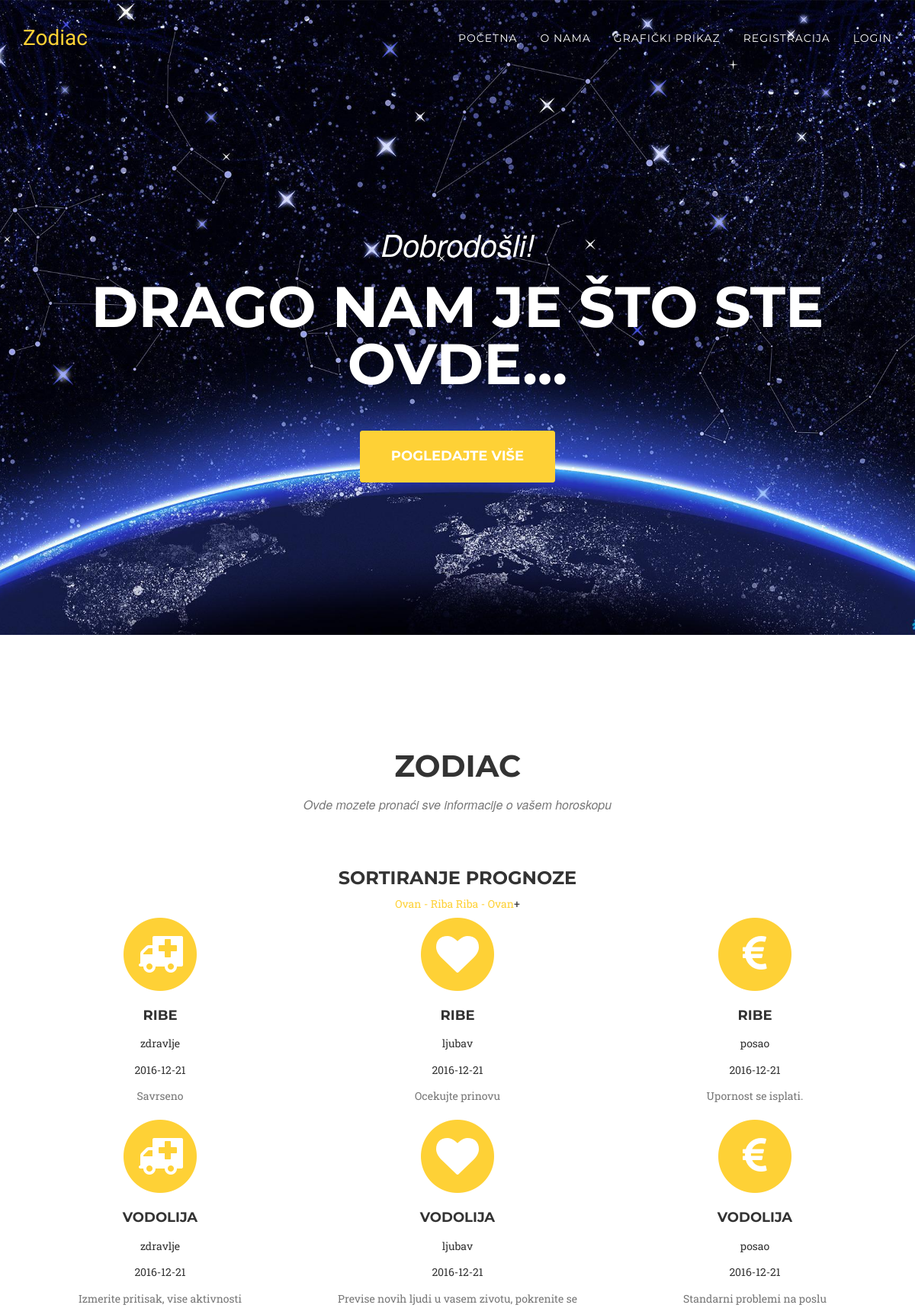
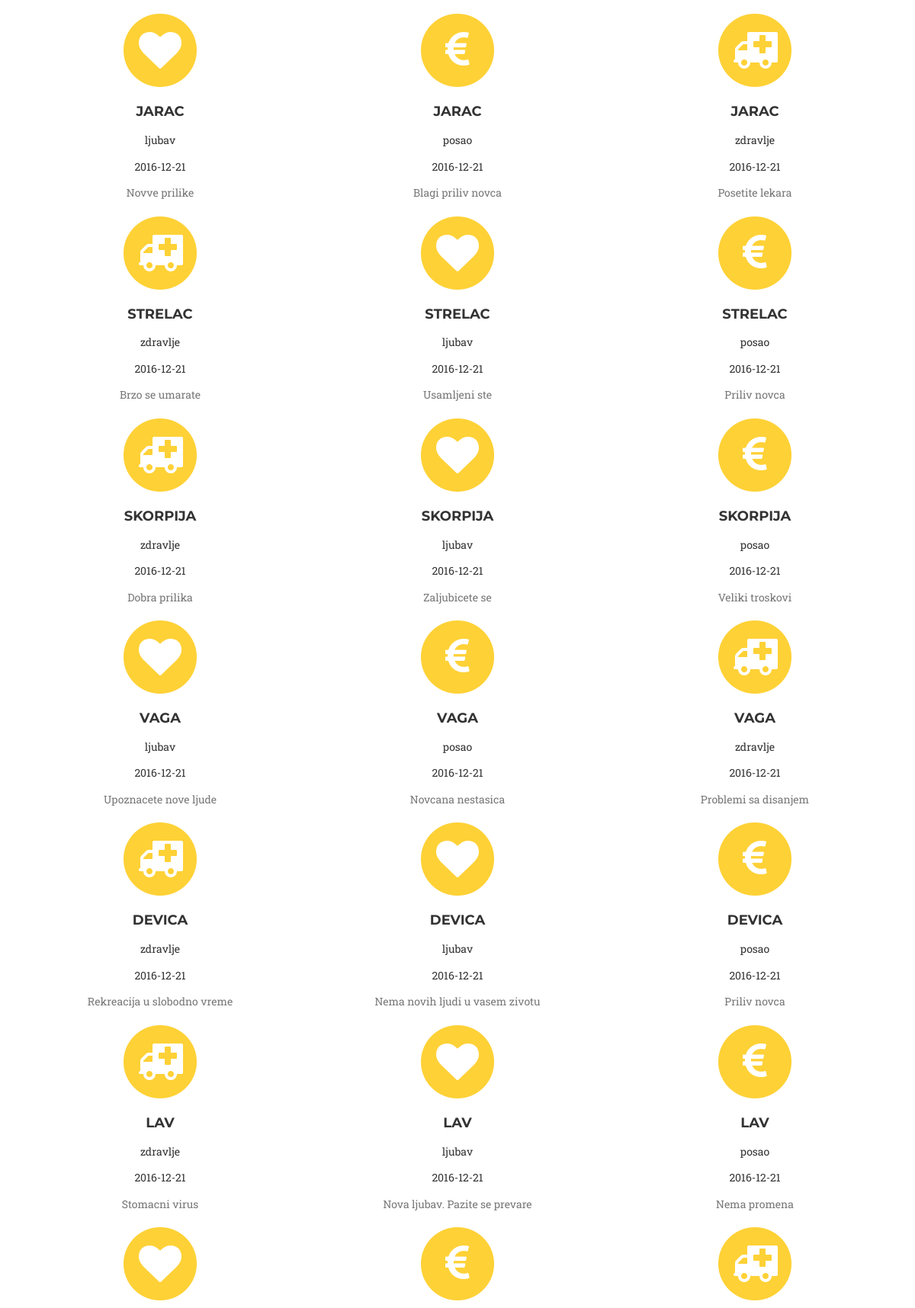
The app's page /index.php?sort=opadajuce (upper part) with its own data (2 pictures, top to bottom).
### tables this page shows
CREATE TABLE IF NOT EXISTS `prognoza` (
  `prognozaID` int(11) NOT NULL AUTO_INCREMENT,
  `tipID` int(11) NOT NULL,
  `znakID` int(11) NOT NULL,
  `opis` varchar(255) NOT NULL,
  `datum` date NOT NULL,
  PRIMARY KEY (`prognozaID`),
  KEY `tipID` (`tipID`),
  KEY `znakID` (`znakID`)
);

CREATE TABLE IF NOT EXISTS `tip` (
  `tipID` int(11) NOT NULL AUTO_INCREMENT,
  `nazivTipa` varchar(255) NOT NULL,
  `slikica` varchar(25) NOT NULL,
  PRIMARY KEY (`tipID`)
);

CREATE TABLE IF NOT EXISTS `znak` (
  `znakID` int(11) NOT NULL AUTO_INCREMENT,
  `nazivZnaka` varchar(255) NOT NULL,
  `trajanje` varchar(255) NOT NULL,
  PRIMARY KEY (`znakID`)
);

### database.php (called while the page is built, shortened)
<?php
class MysqliDb
{
    protected $_mysqli;
    protected $_query;
    public function __construct($host, $username, $password, $db, $port = NULL)
    {
        if($port == NULL)
            $port = ini_get('mysqli.default_port');
        $this->_mysqli = new mysqli($host, $username, $password, $db, $port)
            or die('There was a problem connecting to the database');
        $this->_mysqli->set_charset('utf8');
    }
    protected function reset()
    {
        $this->_query = null;
    }
    public function rawQuery($query, $bindParams = null)
    {
        $this->_query = filter_var($query, FILTER_SANITIZE_STRING);
        $stmt = $this->_prepareQuery();
        $stmt->execute();
        return $this->_dynamicBindResults($stmt);
    }
    protected function _dynamicBindResults(mysqli_stmt $stmt)
    {
        $parameters = array();
        $results = array();
        $meta = $stmt->result_metadata();
        $row = array();
        while ($field = $meta->fetch_field()) {
            $row[$field->name] = null;
            $parameters[] = & $row[$field->name];
        }
        call_user_func_array(array($stmt, 'bind_result'), $parameters);
        while ($stmt->fetch()) {
            $x = array();
            foreach ($row as $key => $val) {
                $x[$key] = $val;
            }
            array_push($results, $x);
        }
        return $results;
    }
    protected function _prepareQuery()
    {
        if (!$stmt = $this->_mysqli->prepare($this->_query)) {
            trigger_error("Problem preparing query ($this->_query) " . $this->_mysqli->error, E_USER_ERROR);
        }
        return $stmt;
    }
}

### konekcija.php (called while the page is built, shortened)
<?php
require('database.php');
$db = new MysqliDb('localhost','root','','seminarskizodijak');
?>

### index.php (the view, shortened to what this page needs)
<?php
	include("konekcija.php");
	$sort='order by z.znakID asc';
	if(isset($_GET['sort'])){
		if($_GET['sort']=='opadajuce'){
			$sort='order by z.znakID desc';
		}
	}
 ?>
<!DOCTYPE html>
<html lang="en">
<?php include("header.php"); ?>
<body id="page-top" class="index">
    <?php include("menu.php"); ?>
    <header>
        <div class="container">
            <div class="intro-text">
                <div class="intro-lead-in"> Dobrodošli! </div>
                <div class="intro-heading">Drago nam je što ste ovde...</div>
                <a href="index.php#zodiacDanas" class="page-scroll btn btn-xl">Pogledajte više</a>
            </div>
        </div>
    </header>
    <section id="zodiacDanas">
        <div class="container">
            <div class="row">
                <div class="col-lg-12 text-center">
                    <h2 class="section-heading">Zodiac</h2>
                    <h3 class="section-subheading text-muted">Ovde mozete pronaći sve informacije o vašem horoskopu</h3>
					<h3> Sortiranje prognoze</h3>
					<a href='index.php?sort=rastuce'>Ovan - Riba</a>
					<a href='index.php?sort=opadajuce'>Riba - Ovan</a>+
				</div>
            </div>
            <div class="row text-center">
				<?php
					$prognoze = $db->rawQuery("select * from prognoza p join tip t on p.tipID=t.tipID join znak z on p.znakID=z.znakID ".$sort);
					foreach($prognoze as $prognoza):
				?>
                <div class="col-md-4">
                    <span class="fa-stack fa-4x">
                        <i class="fa fa-circle fa-stack-2x text-primary"></i>
                        <i class="fa fa-<?php echo($prognoza['slikica']); ?> fa-stack-1x fa-inverse"></i>
                    </span>
                    <h4 class="service-heading"><?php echo($prognoza['nazivZnaka']); ?></h4>
					<p><?php echo($prognoza['nazivTipa']); ?></p>
					<p><?php echo($prognoza['datum']); ?></p>
                    <p class="text-muted"><?php echo($prognoza['opis']); ?></p>
                </div>
                <?php endforeach; ?>
            </div>
        </div>
    </section>
</body>
</html>

### css/zodiac.css (style rules this page uses)
body { overflow-x: hidden; font-family: "Roboto Slab", "Helvetica Neue", Helvetica, Arial, sans-serif; }
.text-muted { color: #777777; }
.text-primary { color: #fed136; }
p { font-size: 14px; line-height: 1.75; }
a, a:hover, a:focus, a:active, a.active { outline: none; }
a { color: #fed136; }
h1, h2, h3, h4, h5, h6 { font-family: "Montserrat", "Helvetica Neue", Helvetica, Arial, sans-serif; text-transform: uppercase; font-weight: 700; }
.btn-xl { color: white; background-color: #fed136; border-color: #fed136; font-family: "Montserrat", "Helvetica Neue", Helvetica, Arial, sans-serif; text-transform: uppercase; font-weight: 700; border-radius: 3px; font-size: 18px; padding: 20px 40px; }
header { background-image: url('../img/header-bg.jpg'); background-repeat: no-repeat; background-attachment: scroll; background-position: center center; -webkit-background-size: cover; -moz-background-size: cover; background-size: cover; -o-background-size: cover; text-align: center; color: white; }
header .intro-text { padding-top: 100px; padding-bottom: 50px; }
header .intro-text .intro-lead-in { font-family: "Droid Serif", "Helvetica Neue", Helvetica, Arial, sans-serif; font-style: italic; font-size: 22px; line-height: 22px; margin-bottom: 25px; }
header .intro-text .intro-heading { font-family: "Montserrat", "Helvetica Neue", Helvetica, Arial, sans-serif; text-transform: uppercase; font-weight: 700; font-size: 50px; line-height: 50px; margin-bottom: 25px; }
@media (min-width: 768px) { header .intro-text { padding-top: 300px; padding-bottom: 200px; } }
@media (min-width: 768px) { header .intro-text .intro-lead-in { font-family: "Droid Serif", "Helvetica Neue", Helvetica, Arial, sans-serif; font-style: italic; font-size: 40px; line-height: 40px; margin-bottom: 25px; } }
@media (min-width: 768px) { header .intro-text .intro-heading { font-family: "Montserrat", "Helvetica Neue", Helvetica, Arial, sans-serif; text-transform: uppercase; font-weight: 700; font-size: 75px; line-height: 75px; margin-bottom: 50px; } }
section { padding: 100px 0; }
section h2.section-heading { font-size: 40px; margin-top: 0; margin-bottom: 15px; }
section h3.section-subheading { font-size: 16px; font-family: "Droid Serif", "Helvetica Neue", Helvetica, Arial, sans-serif; text-transform: none; font-style: italic; font-weight: 400; margin-bottom: 75px; }
@media (min-width: 768px) { section { padding: 150px 0; } }
.service-heading { margin: 15px 0; text-transform: none; }
body { webkit-tap-highlight-color: #fed136; }

### records on screen
prognoza: znakID.nazivZnaka "RIBE", tipID.nazivTipa "zdravlje", datum "2016-12-21", opis "Savrseno"
prognoza: znakID.nazivZnaka "RIBE", tipID.nazivTipa "ljubav", datum "2016-12-21", opis "Ocekujte prinovu"
prognoza: znakID.nazivZnaka "RIBE", tipID.nazivTipa "posao", datum "2016-12-21", opis "Upornost se isplati."
prognoza: znakID.nazivZnaka "VODOLIJA", tipID.nazivTipa "zdravlje", datum "2016-12-21", opis "Izmerite pritisak, vise aktivnosti"
prognoza: znakID.nazivZnaka "VODOLIJA", tipID.nazivTipa "ljubav", datum "2016-12-21", opis "Previse novih ljudi u vasem zivotu, pokrenite se"
prognoza: znakID.nazivZnaka "VODOLIJA", tipID.nazivTipa "posao", datum "2016-12-21", opis "Standarni problemi na poslu"
prognoza: znakID.nazivZnaka "JARAC", tipID.nazivTipa "ljubav", datum "2016-12-21", opis "Novve prilike"
prognoza: znakID.nazivZnaka "JARAC", tipID.nazivTipa "posao", datum "2016-12-21", opis "Blagi priliv novca"
prognoza: znakID.nazivZnaka "JARAC", tipID.nazivTipa "zdravlje", datum "2016-12-21", opis "Posetite lekara"
prognoza: znakID.nazivZnaka "STRELAC", tipID.nazivTipa "zdravlje", datum "2016-12-21", opis "Brzo se umarate"
prognoza: znakID.nazivZnaka "STRELAC", tipID.nazivTipa "ljubav", datum "2016-12-21", opis "Usamljeni ste"
prognoza: znakID.nazivZnaka "STRELAC", tipID.nazivTipa "posao", datum "2016-12-21", opis "Priliv novca"
prognoza: znakID.nazivZnaka "SKORPIJA", tipID.nazivTipa "zdravlje", datum "2016-12-21", opis "Dobra prilika"
prognoza: znakID.nazivZnaka "SKORPIJA", tipID.nazivTipa "ljubav", datum "2016-12-21", opis "Zaljubicete se"
prognoza: znakID.nazivZnaka "SKORPIJA", tipID.nazivTipa "posao", datum "2016-12-21", opis "Veliki troskovi"
prognoza: znakID.nazivZnaka "VAGA", tipID.nazivTipa "ljubav", datum "2016-12-21", opis "Upoznacete nove ljude"
prognoza: znakID.nazivZnaka "VAGA", tipID.nazivTipa "posao", datum "2016-12-21", opis "Novcana nestasica"
prognoza: znakID.nazivZnaka "VAGA", tipID.nazivTipa "zdravlje", datum "2016-12-21", opis "Problemi sa disanjem"
prognoza: znakID.nazivZnaka "DEVICA", tipID.nazivTipa "zdravlje", datum "2016-12-21", opis "Rekreacija u slobodno vreme"
prognoza: znakID.nazivZnaka "DEVICA", tipID.nazivTipa "ljubav", datum "2016-12-21", opis "Nema novih ljudi u vasem zivotu"
prognoza: znakID.nazivZnaka "DEVICA", tipID.nazivTipa "posao", datum "2016-12-21", opis "Priliv novca"
prognoza: znakID.nazivZnaka "LAV", tipID.nazivTipa "zdravlje", datum "2016-12-21", opis "Stomacni virus"
prognoza: znakID.nazivZnaka "LAV", tipID.nazivTipa "ljubav", datum "2016-12-21", opis "Nova ljubav. Pazite se prevare"
prognoza: znakID.nazivZnaka "LAV", tipID.nazivTipa "posao", datum "2016-12-21", opis "Nema promena"
